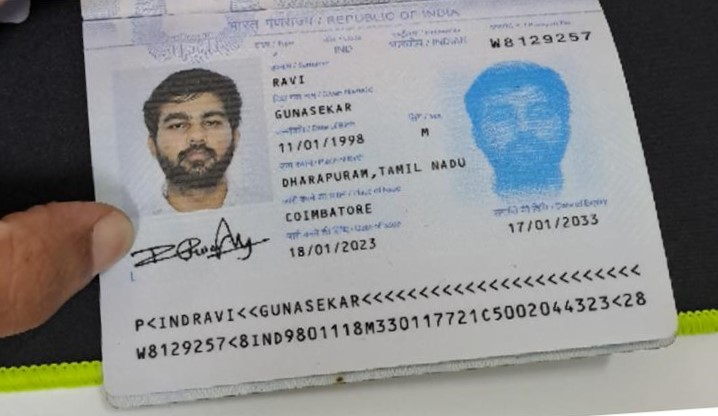
#> input picture passport/1.jpg, 718 x 416 px
$ jupyter execute --allow-errors OCR.ipynb
#> lines starting #> are read from the running program, lines starting #| are printed output that depends on the picture; after the words box and inside, x2 and y2 are one past the last pixel; in counts of white or black regions, pixels touching at a corner belong together
#> in main, image is the input picture: shape (416, 718, 3); mean B, G, R 141.4, 141, 139.8
[cell 1]
import cv2
import numpy as np
import pytesseract
import easyocr
import re
import matplotlib.pyplot as plt
from imutils import perspective
from imutils.contours import sort_contours
from collections import Counter
from imutils.perspective import four_point_transform

#> (a cell that did not finish here is left out)

[cell 3]
def show_image(title, img):
    plt.figure(figsize=(8, 6))
    plt.imshow(img, cmap="gray")
    plt.title(title)
    plt.axis("off")
    plt.show()

[cell 4]
def deskew_image(image):
    gray = cv2.cvtColor(image, cv2.COLOR_BGR2GRAY)
    edges = cv2.Canny(gray, 50, 150, apertureSize=3)
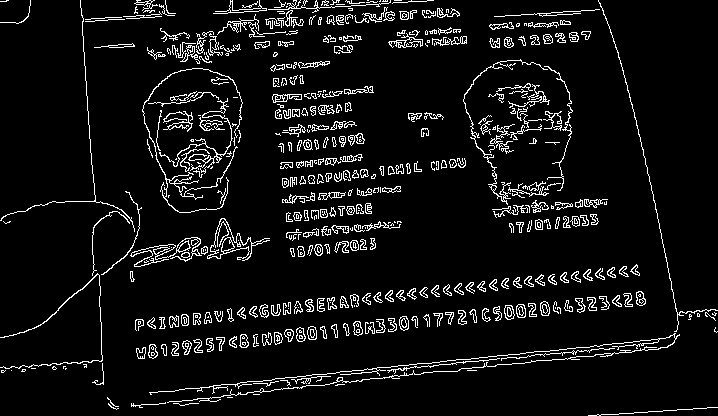
#> edges: shape (416, 718); 7% white in thin lines or dots
    lines = cv2.HoughLinesP(edges, 1, np.pi / 180, 100, minLineLength=50, maxLineGap=5)
#> lines = 59 rows, first 6: [237, 383, 376, 368], [489, 366, 558, 359], [343, 374, 513, 357], [482, 310, 547, 302], [47, 365, 102, 359], [161, 318, 231, 311]

    if lines is None:
        return image

    angles = [np.arctan2(y2 - y1, x2 - x1) * 180 / np.pi for [[x1, y1, x2, y2]] in lines]
#> angles = 59 values, max 85.91 at index 21, min -9.12 at index 56, mean -2.79
    skew_angle = np.median(angles) if angles else 0
#> skew_angle = -5.97

    (h, w) = image.shape[:2]
#> h = 416; w = 718
    center = (w // 2, h // 2)
#> center = (359, 208)
    M = cv2.getRotationMatrix2D(center, skew_angle, 1.0)
#> M = [[0.995, -0.104, 23.6], [0.104, 0.995, -36.24]]
    deskewed = cv2.warpAffine(image, M, (w, h), flags=cv2.INTER_CUBIC, borderMode=cv2.BORDER_REPLICATE)
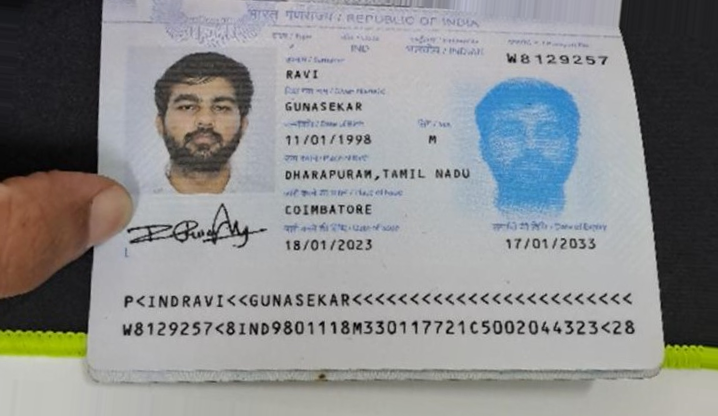
#> deskewed: shape (416, 718, 3); mean B, G, R 141.3, 140.7, 139.4
    show_image("Deskewed Image", deskewed)
    return deskewed

[cell 5]
def preprocess_image(image):
    gray = cv2.cvtColor(image, cv2.COLOR_BGR2GRAY)
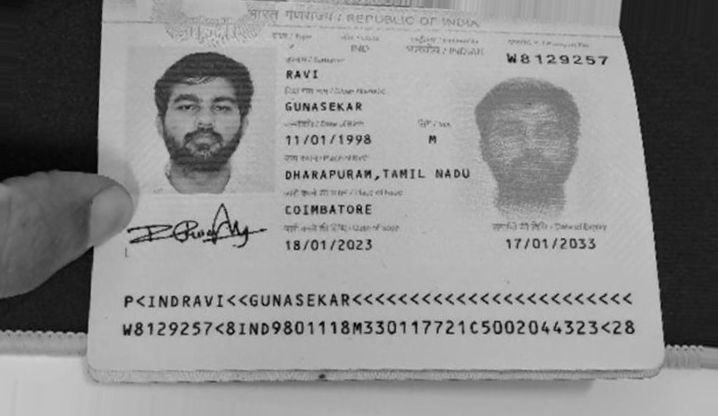
#> gray: shape (416, 718); min 0, max 208, mean 140.4
    clahe = cv2.createCLAHE(clipLimit=2.0, tileGridSize=(8,8)).apply(gray)
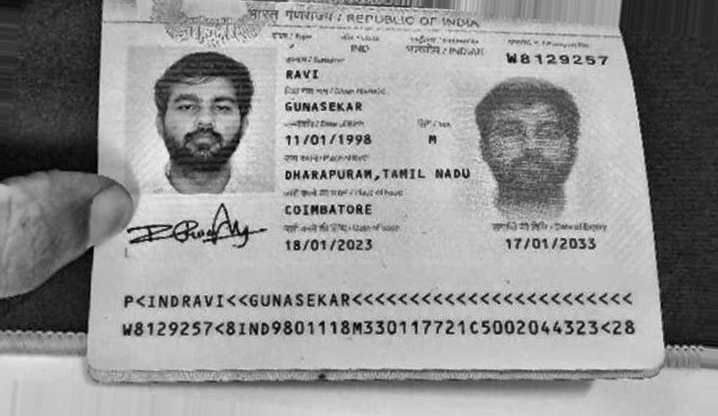
#> clahe: shape (416, 718); min 1, max 234, mean 147.8
    blur = cv2.GaussianBlur(clahe, (5,5), 0)
    adaptive = cv2.adaptiveThreshold(blur, 255, cv2.ADAPTIVE_THRESH_GAUSSIAN_C,
                                     cv2.THRESH_BINARY, 7, 6)
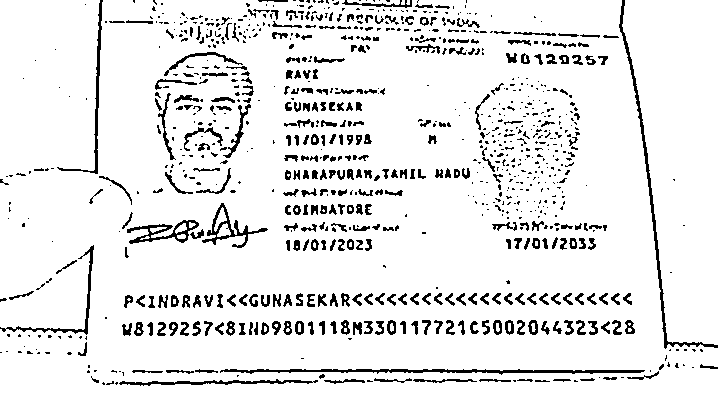
#> adaptive: shape (416, 718); 91.4% white; black in thin lines or dots
    show_image("Preprocessed Image", adaptive)
    return adaptive

[cell 6]
def detect_passport_region(image):
    lab = cv2.cvtColor(image, cv2.COLOR_BGR2LAB)
#> lab: shape (416, 718, 3); mean of channels 0, 1, 2 146.8, 128.3, 127.5
    l, a, b = cv2.split(lab)
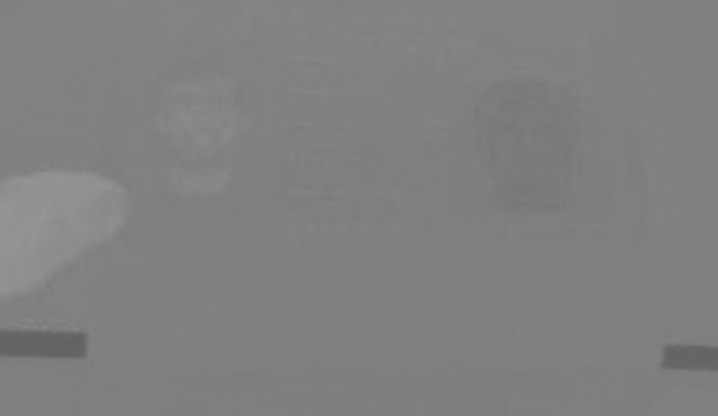
#> a: shape (416, 718); min 98, max 148, mean 128.3
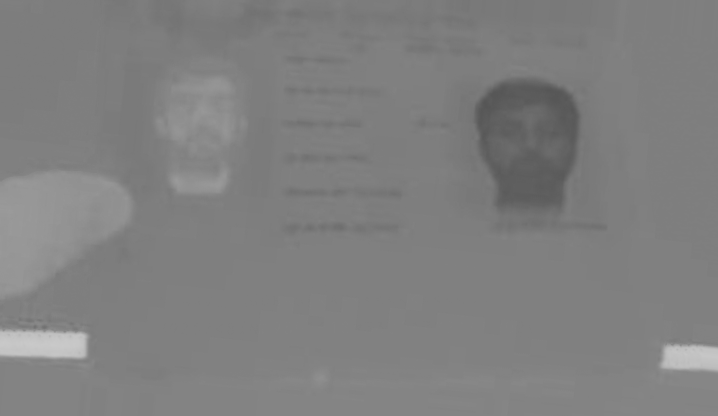
#> b: shape (416, 718); min 86, max 201, mean 127.5
    clahe = cv2.createCLAHE(clipLimit=3.0, tileGridSize=(8, 8))
    l = clahe.apply(l)
    enhanced = cv2.merge((l, a, b))
#> enhanced: shape (416, 718, 3); mean of channels 0, 1, 2 150.8, 128.3, 127.5
    enhanced= cv2.cvtColor(enhanced, cv2.COLOR_LAB2BGR)
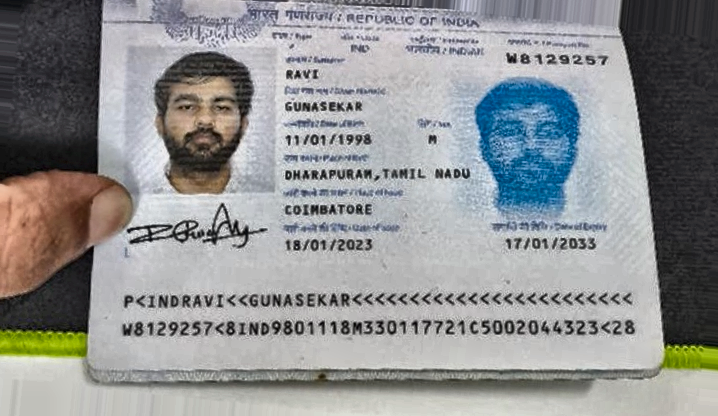
#> enhanced: shape (416, 718, 3); mean B, G, R 145.6, 145, 143.5
    gray = cv2.cvtColor(enhanced, cv2.COLOR_BGR2GRAY)

    adaptive_thresh = cv2.adaptiveThreshold(
        gray, 255, cv2.ADAPTIVE_THRESH_GAUSSIAN_C, cv2.THRESH_BINARY, 31, 2
    )
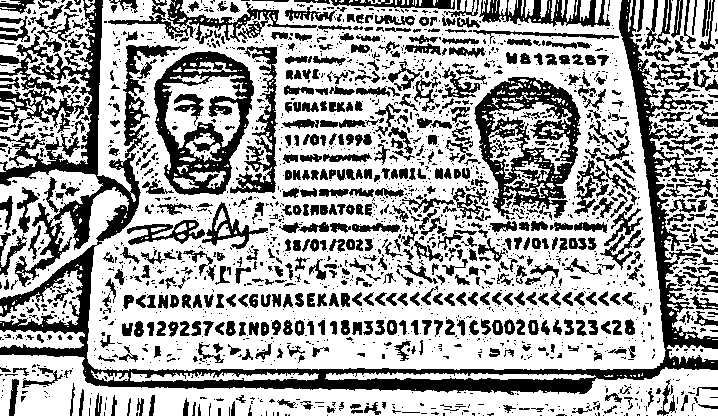
#> adaptive_thresh: shape (416, 718); 64.6% white; 2141 black regions (1540 under 20 px), largest, box (x1, y1, x2, y2) and area: (0, 0, 718, 395) 28270, (474, 77, 581, 218) 6577, (154, 51, 254, 195) 5843

    kernel = cv2.getStructuringElement(cv2.MORPH_RECT, (5, 5))
    processed = cv2.morphologyEx(adaptive_thresh, cv2.MORPH_CLOSE, kernel)
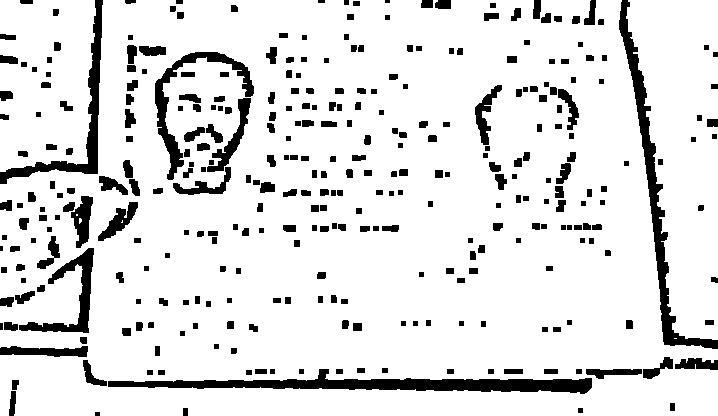
#> processed: shape (416, 718); 87.9% white; 331 black regions (2 under 20 px)

    cnts, _ = cv2.findContours(processed, cv2.RETR_EXTERNAL, cv2.CHAIN_APPROX_SIMPLE)
#> cnts = 4 contours, 1 with area under 20; largest, box (x1, y1, x2, y2) and area: (0, 0, 718, 416) 252196, (626, 0, 718, 340) 21077, (0, 0, 96, 172) 14227
    if not cnts:
        return image
    cnts = sorted(cnts, key=cv2.contourArea, reverse=True)[:5]

    for c in cnts:
        peri = cv2.arcLength(c, True)
        approx = cv2.approxPolyDP(c, 0.02 * peri, True)
        x, y, w, h = cv2.boundingRect(c)
        aspect_ratio = w / float(h)

        if len(approx) == 4 and 1.3 < aspect_ratio < 1.5:
            passport_rect = four_point_transform(adaptive_thresh, approx.reshape(4, 2))
            return passport_rect
#> this loop made 4 passes
#> (peri, x, y, w, h, aspect_ratio) on passes 1, 3: (2847.9, 0, 0, 718, 416, 1.73), (675.1, 0, 0, 96, 172, 0.558)
#> (peri, approx, x, y, w, h, aspect_ratio) on passes 2, 4: (994.2, [[628, 0], [672, 329], [717, 339], [717, 0]], 626, 0, 92, 340, 0.271), (4, [[674, 338], [676, 338]], 674, 338, 3, 1, 3)

    return image

[cell 7]
def extract_text(image):
    easyocr_text = reader.readtext(image, detail=0)
    custom_config = r'--oem 3 --psm 6'
    pytesseract_text = pytesseract.image_to_string(image, config=custom_config).split("\n")
    text_combined = easyocr_text + pytesseract_text
    return text_combined

[cell 8]
# [31 lines left out: function extract_key_details, not called in this run]

[cell 9]
import re

# [34 lines left out: function correct_using_mrz, not called in this run]

[cell 10]
def main(image_path):
    image = cv2.imread(image_path)
    deskewed = deskew_image(image)
    processed = preprocess_image(deskewed)
    passport_region = detect_passport_region(deskewed)
    text_data = extract_text(passport_region)
    details = extract_key_details(text_data)
    details = correct_using_mrz(details)

    print("\nExtracted Details:")
    for key, value in details.items():
        print(f"{key}: {value}")
    print("\n Text Extracted:\n")
    print(text_data)
#> (the rest of this cell did not finish here and is left out)
